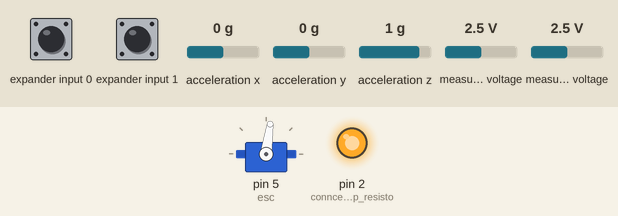
Recording of a sketch running on a simulated Arduino Uno, built with avr-gcc and run on an emulated ATmega328P. Shown: servo, output pins drawn as LEDs (lit = HIGH). Wiring (inferred from the names in the program): Wii Nunchuk at I2C address 0x52; servo: signal pin 5. Inputs (shaded band) come from the test bench; at power-on: measured voltage 2.5 V, expander input 0 HIGH, expander input 1 HIGH, acceleration x 0 g, acceleration y 0 g, acceleration z 1 g. Servo pulses on a pin are drawn as a servo (544–2400 µs = 0–180°); pins used as bus, display or sensor lines are not drawn; what the sketch prints to the serial monitor is not drawn.

Above: at 2.3 s.
2.4 s: measured voltage (sensor 201) set to 3.8 V
At 4.89 s:
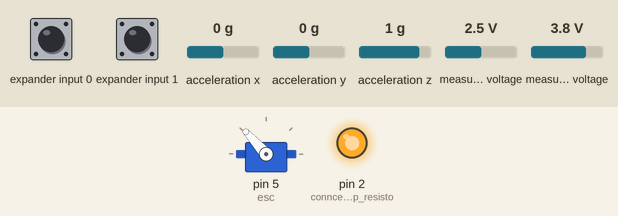
5.4 s: measured voltage (sensor 201) set to 4.9 V
At 8.0 s:
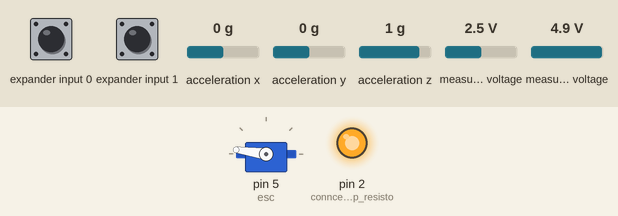
8.4 s: measured voltage (sensor 201) set to 0.1 V
At 9.7 s:
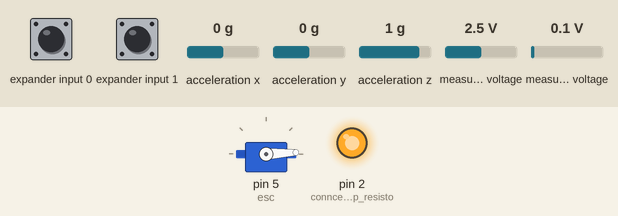
Timing chart, 0 to 11.4 s (numbered marks = the images above; inputs shaded):
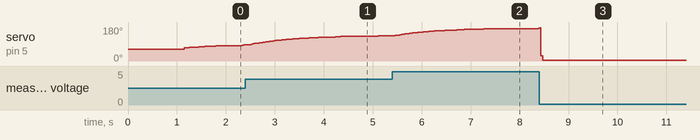

The sketch:

Nunchuk_demo.ino
```cpp
/*DIY Electric skateboard receiver for wireless nunchuck controller

This example code reads out the Y joystick value and prepares it for smooth acceleration on your electric scateboard.
The output singal is standard esc PPM signal. The input values are shaped with a timeinvariant pt1 filter which is fed
by two different time constats (acceleration and break). I reccomand a small break time constant for immediate break
result and no breakdelay. Acceleration on the contrary shoult be big for smooth acceleration.

T_accel = 1;
T_break = 0.01;

For more informatino follow this link:
www.massimoferrantino.wordpress.com
*/

#include <Wire.h>
#include <SoftwareServo.h>
#include <Nunchuck.h>
#include <TimerOne.h>


#define SERIAL_BAUD_RATE  115200

int microseconds = 2000;                                  // Timer interrupt value for timeinvariant filter
volatile float y_neu = 90, y = 90, u = 125, Ta = 0 ;      // values for recursively calculation
volatile float T1 = 1, V =1, T_accel = 1, T_break = 0.01; // Time values and amplification
volatile float n = 0;                                     // X-joystick value just for error detection
volatile int esc_val = 0; //                              // esc value between 0 - 180
volatile bool firstStart = true, transmissionError = true;// booleans for improving behaviour

Nunchuck nunchuck;
SoftwareServo esc;

void setup()
{
  Serial.begin(SERIAL_BAUD_RATE);
  pinMode(2, OUTPUT);                         // conncecte pull up resistors
  digitalWrite(2, HIGH);                      // 5V for pullups

  Ta = (float)microseconds / 1000000;         // sampletime Ta in seconds

  esc.attach(5);
  nunchuck = Nunchuck(WIRELESS_KAMA_NUNCHUCK);
  nunchuck.initialize();
  while(!nunchuck.NunchuckConnected){         // hand on here when no nunchuck was detected
  }
    delay(1000);
    Timer1.initialize(microseconds);          // set the timer
    Timer1.attachInterrupt( timerIsr );       // attach the service routine
}

void loop()
{
    nunchuck.readData();

    if(u >= 125){                           // changing time constants here for acceleration and break
      T1 = T_accel;
      }
     else if(u < 125 && transmissionError == false){
      T1 = T_break;
      }

     if (firstStart == true){               // improving behaviour on poweron of the uC
       T1 = T_break;
      }

    esc_val = map((int)y_neu, 0 ,255, 0,180);//mapping values and prepare for esc signal
    esc.write(esc_val);

}

void timerIsr()
{
  n = nunchuck.getJoyX();
  u = nunchuck.getJoyY();
  y_neu = (float)(1- Ta/T1)*y + Ta/T1*V*u;
  y = y_neu;

  if(y < 100){
    firstStart = false;
    }
  if(u == 0 && n == 0){               // on receiving errors bytes with value 0 are read. To detect this and fade out errors.
      transmissionError = true;
    }
  else{
      transmissionError = false;
    }

  SoftwareServo::refresh();
}
```

Nunchuck.h
```cpp
/*
  Nunchuck.h - Bjorn's Nunchuck Library

  Based on code from http://www.arduino.cc/cgi-bin/yabb2/YaBB.pl?num=1259091426/135
*/

#ifndef Nunchuck_h
#define Nunchuck_h

// Includ standard types and constants of the Arduino language

#include <Arduino.h>
#include <Wire.h>

// Define supported Nunchuck types
#define WIRED_NUNCHUCK         0
#define WIRELESS_KAMA_NUNCHUCK  1

#define READ_DELAY        5      /* (milliseconds) - Increase this number to not read the nunchuck data so fast */

class Nunchuck
{
  private:
	unsigned int joy_x;
	unsigned int joy_y;
	unsigned int acc_x;
	unsigned int acc_y;
	unsigned int acc_z;
	unsigned int btn_c;
	unsigned int btn_z;

	int nunchuckType;

	unsigned long previous_read_time;

  public:
	Nunchuck();
	Nunchuck(int nunchuckType);
	void initialize();
	void readData();
	void printData();

	long int getJoyX();
	long int getJoyY();
	long int getAccX();
	long int getAccY();
	long int getAccZ();
	long int getBtnC();
	long int getBtnZ();

    bool NunchuckConnected = false;
    String NunchuckAddress = "";

	boolean cButtonPressed();
	boolean zButtonPressed();
};


#endif
```

SoftwareServo.h
```cpp
#ifndef SoftwareServo_h
#define SoftwareServo_h

#include "Arduino.h"
#include <inttypes.h>

class SoftwareServo
{
  private:
    uint8_t pin;
    uint8_t angle;       // in degrees
    uint16_t pulse0;     // pulse width in TCNT0 counts
    uint8_t min16;       // minimum pulse, 16uS units  (default is 34)
    uint8_t max16;       // maximum pulse, 16uS units, 0-4ms range (default is 150)
    class SoftwareServo *next;
    static SoftwareServo* first;
  public:
    SoftwareServo();
    uint8_t attach(int);     // attach to a pin, sets pinMode, returns 0 on failure, won't
                             // position the servo until a subsequent write() happens
    void detach();
    void write(int);         // specify the angle in degrees, 0 to 180
    uint8_t read();
    uint8_t attached();
    void setMinimumPulse(uint16_t);  // pulse length for 0 degrees in microseconds, 540uS default
    void setMaximumPulse(uint16_t);  // pulse length for 180 degrees in microseconds, 2400uS default
    static void refresh();    // must be called at least every 50ms or so to keep servo alive
                              // you can call more often, it won't happen more than once every 20ms
};

#endif
```
